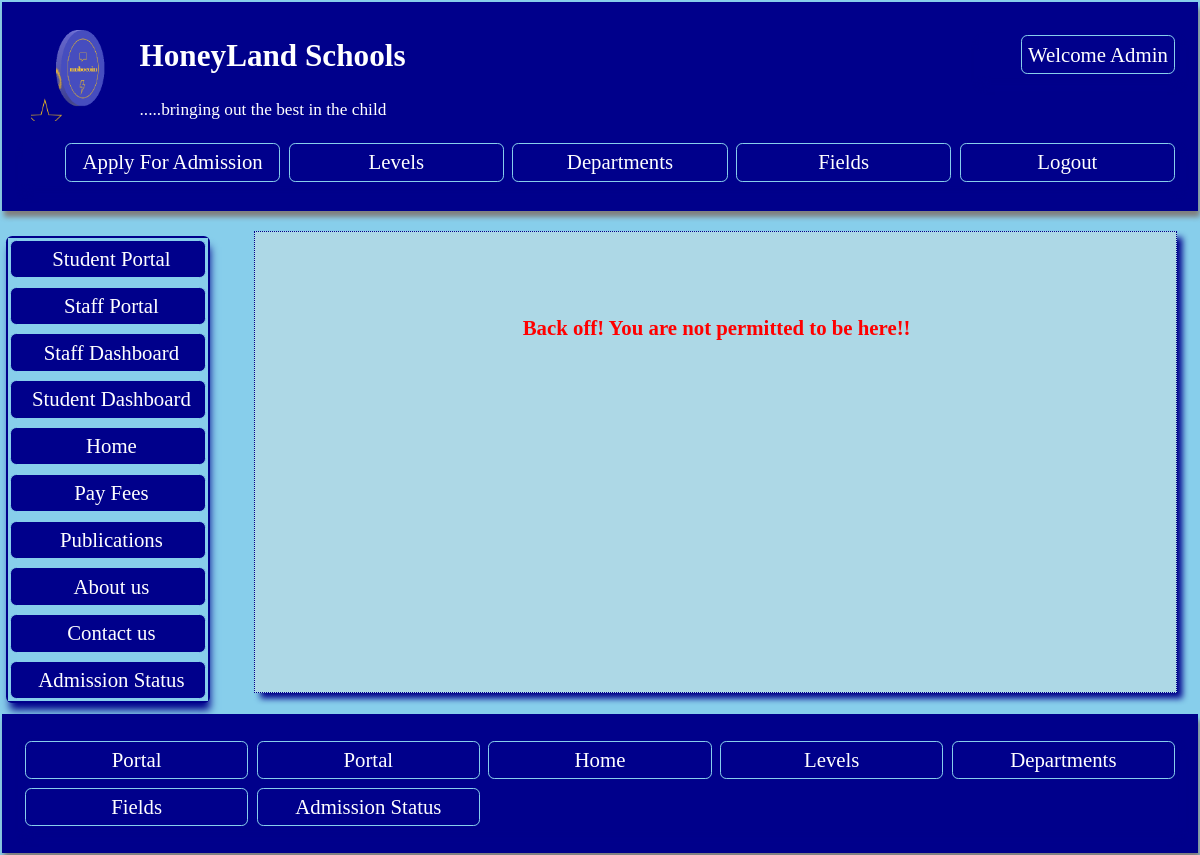
Page /portal/payment/ (signed in) on the committed database.
### profiles/models.py (models this page shows, shortened)
class CustomUser(AbstractUser):
    profile_pic = models.ImageField(upload_to ='media/', null = True, blank =True)
    phone = models.IntegerField( unique=True, null= True, blank = True, validators=[validate_pass])
    country = models.CharField(max_length=200,  null = True, blank=True)
    state = models.CharField(max_length=200,  null = True, blank=True)
    is_student = models.BooleanField(default=0)
    is_teacher = models.BooleanField(default=0)
    mailing_address = models.CharField(max_length=200, null = True,   blank=True)
    study_field = models.ForeignKey(Student_field, on_delete=models.CASCADE, blank=True, null=True)
    class_enrolled = models.ForeignKey(Level, on_delete=models.CASCADE,  blank=True, null=True, related_name='studentlevel')

class Logo(models.Model):
    name = models.CharField(max_length=200, null=True)
    image = models.ImageField(upload_to='media/')
    slug = models.SlugField(unique=True, null=True,  blank=True)

### studentportal/views.py (the view, shortened to what this page needs)
# urls.py: path('portal/payment/', views.PaymentStatus.as_view(), name= 'payment'),
class PaymentStatus(LoginRequiredMixin, CreateView):
    model = Payment_info
    template_name ='payment.html'
    fields =['session', 'percentage']
    context_object_name ='payment'
    def get_context_data(self, **kwargs):
            context = super().get_context_data(**kwargs)
            context['logo'] = Logo.objects.all()
            context['teacherlist'] = Allcourses.objects.all()
            return context
    def get(self, *args, **kwargs):
        if self.model.objects.filter(student=self.request.user).exists():
            return redirect('accountdetails')
        else:
            return super(PaymentStatus, self).get(*args, **kwargs)

### studentportal/templates/payment.html
{% extends 'baseportal.html' %}
{% block content   %}
{% if  request.user.is_student  %}
<h3> Pay Your School Fees </h3>
<p style='color: red;'><b><i>Only Bank Transfer Payment is available at the moment</i></b></p>
<form method ='POST' enctype ="multipart/form-data">
    {% csrf_token %}
  {{form.as_p}}
  <input type='submit'  value ='Save'/>
</form>
{% else %}
  <p style='color: red; font-size: 1em; text-align: center;padding: 3em;'> <b> Back off! You are not permitted to be here!! </b></p>
{% endif %}
{% endblock %}

### studentportal/templates/baseportal.html (shortened to what this page needs)
<head>
</head>
<body style ='margin: 0em; padding: 0.1em; font-size: 1.3em;  background: skyblue;'   >
    <header style= 'box-shadow: 2px 6px 5px grey;margin: 0em; padding-left: 1em; padding-right: 1em;
    padding-top: 0.5em; max-height: 190em; padding-bottom: 0.3em;
    background: darkblue; color: white;'>
    {% if   request.user.is_superuser or  request.user.is_authenticated %}
    <ul class='nav' style='float: right; list-style-type: none;' >
        <li> <a  style ='color: white; ' href = '{% url "portal" %}'> Welcome {{request.user.first_name}} </a></li>
    </ul>
{% else %}
    <ul class='nav' style='float: right; list-style-type: none;' >
        <li> <a  style ='color: white; ' href = '{% url "portalregister" %}'>  Student Register </a></li>
        </ul>
    {% endif %}
    {% for log in logo  %}
    <img style="float: left; margin: 0.4em; width: 100px; height: 100px;" src ="{{log.image.url}}"  >
{% endfor %}
<h2 style='text-align: left'><a style='color: white;' href='{% url "home" %}'>HoneyLand Schools</a></h2>
<p style='text-align: left'> <small> .....bringing out the best in the child </small></p>
<ul class='nav' style='list-style-type: none; display: grid; grid-gap: 0.2em; grid-template-columns: repeat(auto-fill, minmax(200px, 2fr));'>
    <li><a  style ='color: white; ' href ='{% url "apply" %}'> Apply For Admission </a></li>
    <li> <a href ='{% url "levels" %}'> Levels </a> </li>
    <li> <a href ='{% url "departments" %}'> Departments </a> </li>
    <li><a href ='{% url "fields" %}'> Fields </a></li>
    {% if   request.user.is_superuser or  request.user.is_authenticated %}
     <li><a  style ='color: white; ' href ='{% url "portallogout" %}'> Logout </a></li>
     {% endif %}
     </ul>
    </header>
<div class ='cover'>
    <nav class='navigation'>
        <ul class ='aside' style =' padding:0;  list-style-type: none;'>
            {% if request.user.is_student or request.user.is_superuser %}
        <li><a href ='{% url "portal" %}'> Student Portal </a></li>
        {% endif %}
        {% if request.user.is_teacher or request.user.is_superuser %}
        <li><a href ='{% url "portal" %}'> Staff Portal </a></li>
        {% endif %}
        {% if request.user.is_teacher or request.user.is_superuser %}
        <li><a href ='{% url "staffdashboard" %}'> Staff Dashboard </a></li>
        {% endif %}
{% if request.user.is_student or request.user.is_superuser %}
        <li><a href ='{% url "studentdashboardlink" %}'> Student Dashboard </a></li>
        {% endif %}
        <li><a href ='{% url "home" %}'> Home </a></li>
        <li><a href ='{% url "payment" %}'> Pay Fees </a></li>
        <li><a href ='{% url "publist" %}'> Publications </a></li>
        <li> <a href ='{% url "home" %}'> About us </a> </li>
        <li> <a href ='{% url "staffs" %}'> Contact us </a> </li>
        <li><a  style ='color: white; ' href ='{% url "admissionstat" %}'> Admission Status </a></li>
    </nav>
<section style='padding-right: 0.5em'>
{% block content %}
{% endblock %}
</section>
</div>
<footer style= 'max-height: 18em; padding-bottom: 0.2em; max-height: 18em;
 box-shadow: 2px 6px 5px grey; margin: 0em; padding-left: 1em; padding-right: 1em; padding-top: 0.2em;
    background: darkblue; color: white;'>
    <nav>
        <ul class ='nav' style =' padding:0; list-style-type: none; display: grid; grid-gap: 0.2em; grid-template-columns: repeat(auto-fill, minmax(200px, 2fr));'>
            {% if request.user.is_student or request.user.is_superuser  %}
            <li><a href ='{% url "studentdashboardlink" %}'>  Portal </a></li>
            {% endif %}
    {% if request.user.is_teacher or request.user.is_superuser%}
            <li><a href ='{% url "staffdashboard" %}'>  Portal </a></li>
            {% endif %}
            <li><a href ='{% url "home" %}'> Home </a></li>
            <li> <a href ='{% url "levels" %}'> Levels </a> </li>
            <li> <a href ='{% url "departments" %}'> Departments </a> </li>
            <li><a href ='{% url "fields" %}'> Fields </a></li>
            <li><a  style ='color: white; ' href ='{% url "admissionstat" %}'> Admission Status </a></li>
        </ul>
    </nav>
</footer>
</body>

### rows in the picture
CustomUser: user.first_name "Admin"
Logo: image (picture)
